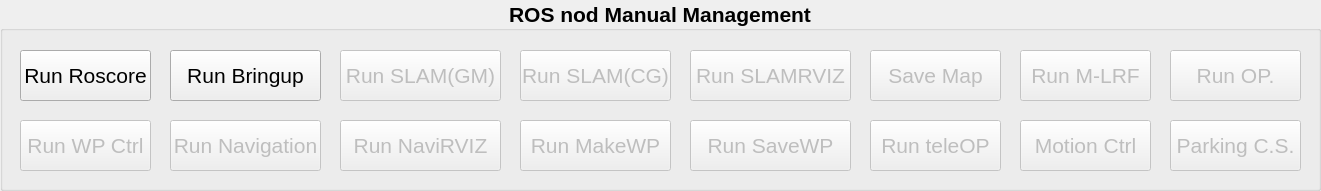
   <widget class="QGroupBox" name="rosnodmm_groupBox">
    <property name="enabled">
     <bool>true</bool>
    </property>
    <property name="geometry">
     <rect>
      <x>-10</x>
      <y>0</y>
      <width>1321</width>
      <height>191</height>
     </rect>
    </property>
    <property name="font">
     <font>
      <pointsize>16</pointsize>
      <weight>75</weight>
      <bold>true</bold>
     </font>
    </property>
    <property name="contextMenuPolicy">
     <enum>Qt::DefaultContextMenu</enum>
    </property>
    <property name="autoFillBackground">
     <bool>false</bool>
    </property>
    <property name="title">
     <string>ROS nod Manual Management</string>
    </property>
    <property name="alignment">
     <set>Qt::AlignCenter</set>
    </property>
    <property name="flat">
     <bool>false</bool>
    </property>
    <property name="checkable">
     <bool>false</bool>
    </property>
    <widget class="QPushButton" name="runRoscore_PB">
     <property name="geometry">
      <rect>
       <x>20</x>
       <y>50</y>
       <width>131</width>
       <height>51</height>
      </rect>
     </property>
     <property name="font">
      <font>
       <pointsize>16</pointsize>
       <weight>50</weight>
       <bold>false</bold>
      </font>
     </property>
     <property name="text">
      <string>Run Roscore</string>
     </property>
    </widget>
    <widget class="QPushButton" name="runBringup_PB">
     <property name="geometry">
      <rect>
       <x>170</x>
       <y>50</y>
       <width>151</width>
       <height>51</height>
      </rect>
     </property>
     <property name="font">
      <font>
       <pointsize>16</pointsize>
       <weight>50</weight>
       <bold>false</bold>
      </font>
     </property>
     <property name="text">
      <string>Run Bringup</string>
     </property>
    </widget>
    <widget class="QPushButton" name="runGMSLAM_PB">
     <property name="enabled">
      <bool>false</bool>
     </property>
     <property name="geometry">
      <rect>
       <x>340</x>
       <y>50</y>
       <width>161</width>
       <height>51</height>
      </rect>
     </property>
     <property name="font">
      <font>
       <pointsize>16</pointsize>
       <weight>50</weight>
       <bold>false</bold>
      </font>
     </property>
     <property name="text">
      <string>Run SLAM(GM)</string>
     </property>
    </widget>
    <widget class="QPushButton" name="runCGSLAM_PB">
     <property name="enabled">
      <bool>false</bool>
     </property>
     <property name="geometry">
      <rect>
       <x>520</x>
       <y>50</y>
       <width>151</width>
       <height>51</height>
      </rect>
     </property>
     <property name="font">
      <font>
       <pointsize>16</pointsize>
       <weight>50</weight>
       <bold>false</bold>
      </font>
     </property>
     <property name="text">
      <string>Run SLAM(CG)</string>
     </property>
    </widget>
    <widget class="QPushButton" name="runSaveMap_PB">
     <property name="enabled">
      <bool>false</bool>
     </property>
     <property name="geometry">
      <rect>
       <x>870</x>
       <y>50</y>
       <width>131</width>
       <height>51</height>
      </rect>
     </property>
     <property name="font">
      <font>
       <pointsize>16</pointsize>
       <weight>50</weight>
       <bold>false</bold>
      </font>
     </property>
     <property name="text">
      <string>Save Map</string>
     </property>
    </widget>
    <widget class="QPushButton" name="runMakeWP_PB">
     <property name="enabled">
      <bool>false</bool>
     </property>
     <property name="geometry">
      <rect>
       <x>520</x>
       <y>120</y>
       <width>151</width>
       <height>51</height>
      </rect>
     </property>
     <property name="font">
      <font>
       <pointsize>16</pointsize>
       <weight>50</weight>
       <bold>false</bold>
      </font>
     </property>
     <property name="text">
      <string>Run MakeWP</string>
     </property>
    </widget>
    <widget class="QPushButton" name="runWPCtrl_PB">
     <property name="enabled">
      <bool>false</bool>
     </property>
     <property name="geometry">
      <rect>
       <x>20</x>
       <y>120</y>
       <width>131</width>
       <height>51</height>
      </rect>
     </property>
     <property name="font">
      <font>
       <pointsize>16</pointsize>
       <weight>50</weight>
       <bold>false</bold>
      </font>
     </property>
     <property name="text">
      <string>Run WP Ctrl</string>
     </property>
    </widget>
    <widget class="QPushButton" name="runNaviRVIZ_PB">
     <property name="enabled">
      <bool>false</bool>
     </property>
     <property name="geometry">
      <rect>
       <x>340</x>
       <y>120</y>
       <width>161</width>
       <height>51</height>
      </rect>
     </property>
     <property name="font">
      <font>
       <pointsize>16</pointsize>
       <weight>50</weight>
       <bold>false</bold>
      </font>
     </property>
     <property name="text">
      <string>Run NaviRVIZ</string>
     </property>
    </widget>
    <widget class="QPushButton" name="runNavi_PB">
     <property name="enabled">
      <bool>false</bool>
     </property>
     <property name="geometry">
      <rect>
       <x>170</x>
       <y>120</y>
       <width>151</width>
       <height>51</height>
      </rect>
     </property>
     <property name="font">
      <font>
       <pointsize>16</pointsize>
       <weight>50</weight>
       <bold>false</bold>
      </font>
     </property>
     <property name="text">
      <string>Run Navigation</string>
     </property>
    </widget>
    <widget class="QPushButton" name="runPCS_PB">
     <property name="enabled">
      <bool>false</bool>
     </property>
     <property name="geometry">
      <rect>
       <x>1170</x>
       <y>120</y>
       <width>131</width>
       <height>51</height>
      </rect>
     </property>
     <property name="font">
      <font>
       <pointsize>16</pointsize>
       <weight>50</weight>
       <bold>false</bold>
      </font>
     </property>
     <property name="text">
      <string>Parking C.S.</string>
     </property>
    </widget>
    <widget class="QPushButton" name="runSLAMRVIZ_PB">
     <property name="enabled">
      <bool>false</bool>
     </property>
     <property name="geometry">
      <rect>
       <x>690</x>
       <y>50</y>
       <width>161</width>
       <height>51</height>
      </rect>
     </property>
     <property name="font">
      <font>
       <pointsize>16</pointsize>
       <weight>50</weight>
       <bold>false</bold>
      </font>
     </property>
     <property name="text">
      <string>Run SLAMRVIZ</string>
     </property>
    </widget>
    <widget class="QPushButton" name="runSaveWP_PB">
     <property name="enabled">
      <bool>false</bool>
     </property>
     <property name="geometry">
      <rect>
       <x>690</x>
       <y>120</y>
       <width>161</width>
       <height>51</height>
      </rect>
     </property>
     <property name="font">
      <font>
       <pointsize>16</pointsize>
       <weight>50</weight>
       <bold>false</bold>
      </font>
     </property>
     <property name="text">
      <string>Run SaveWP</string>
     </property>
    </widget>
    <widget class="QPushButton" name="runTeleOP_PB">
     <property name="enabled">
      <bool>false</bool>
     </property>
     <property name="geometry">
      <rect>
       <x>870</x>
       <y>120</y>
       <width>131</width>
       <height>51</height>
      </rect>
     </property>
     <property name="font">
      <font>
       <pointsize>16</pointsize>
       <weight>50</weight>
       <bold>false</bold>
      </font>
     </property>
     <property name="text">
      <string>Run teleOP</string>
     </property>
    </widget>
    <widget class="QPushButton" name="runMotionCtrl_PB">
     <property name="enabled">
      <bool>false</bool>
     </property>
     <property name="geometry">
      <rect>
       <x>1020</x>
       <y>120</y>
       <width>131</width>
       <height>51</height>
      </rect>
     </property>
     <property name="font">
      <font>
       <pointsize>16</pointsize>
       <weight>50</weight>
       <bold>false</bold>
      </font>
     </property>
     <property name="text">
      <string>Motion Ctrl</string>
     </property>
    </widget>
    <widget class="QPushButton" name="runMLRF_PB">
     <property name="enabled">
      <bool>false</bool>
     </property>
     <property name="geometry">
      <rect>
       <x>1020</x>
       <y>50</y>
       <width>131</width>
       <height>51</height>
      </rect>
     </property>
     <property name="font">
      <font>
       <pointsize>16</pointsize>
       <weight>50</weight>
       <bold>false</bold>
      </font>
     </property>
     <property name="text">
      <string>Run M-LRF</string>
     </property>
    </widget>
    <widget class="QPushButton" name="runOP_PB">
     <property name="enabled">
      <bool>false</bool>
     </property>
     <property name="geometry">
      <rect>
       <x>1170</x>
       <y>50</y>
       <width>131</width>
       <height>51</height>
      </rect>
     </property>
     <property name="font">
      <font>
       <pointsize>16</pointsize>
       <weight>50</weight>
       <bold>false</bold>
      </font>
     </property>
     <property name="text">
      <string>Run OP.</string>
     </property>
    </widget>
   </widget>
